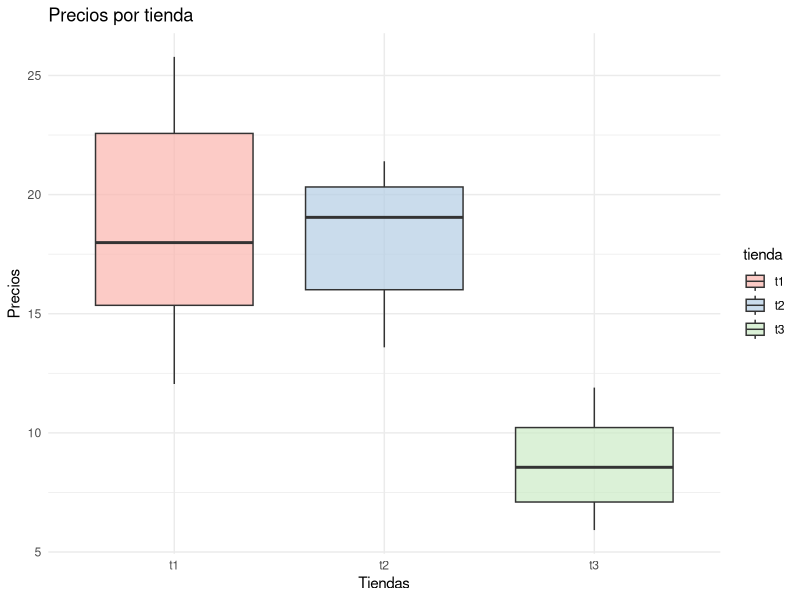
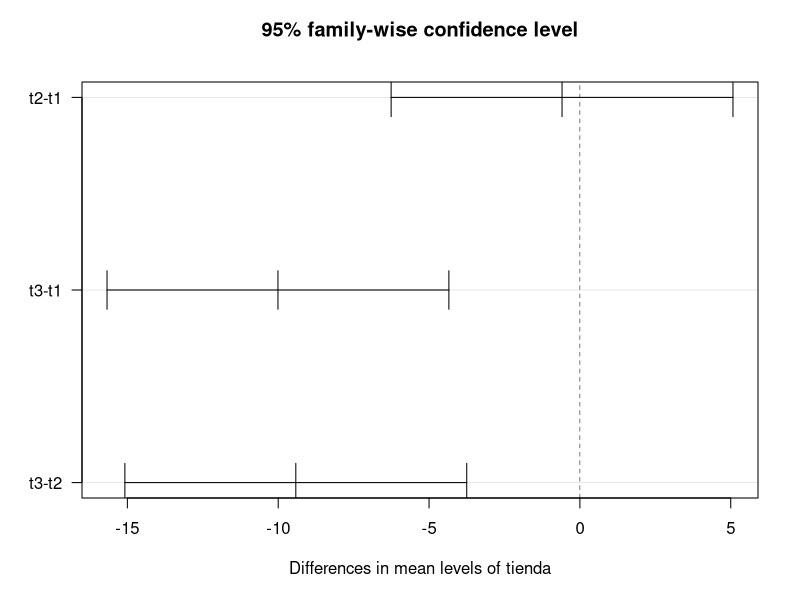

Write the R code that produced these figures, in order.
## ---- chunk 1
knitr::opts_chunk$set(echo = TRUE, comment = NA)

c1 ="#FF7F00"  # naranja - color primario 
c2 ="#034A94"  # azul oscuro - color secundario
c3 ="#0EB0C6"  # azul claro - color terciario
c4 ="#686868"  # gris - color texto
## ---- chunk 2
library(ggplot2)

# Datos de las tiendas
tiendas <- data.frame(
  t1 = c(12.05, 23.94, 14.63, 25.78, 17.52, 18.45),
  t2 = c(15.17, 18.52, 19.57, 21.40, 13.59, 20.57),
  t3 = c(9.48, 6.92, 10.47, 7.63, 11.90, 5.92)
)

# Convertir a formato largo
tiendas_largo <- tidyr::gather(tiendas, tienda, ventas)

# Gráfico de cajas con ggplot2
ggplot(tiendas_largo, aes(x = tienda, y = ventas, fill = tienda)) +
  geom_boxplot(alpha = 0.7) +
  labs(
    title = "Precios por tienda",
    x = "Tiendas",
    y = "Precios"
  ) +
  scale_fill_brewer(palette = "Pastel1") +  # Colores suaves
  theme_minimal()

## ---- chunk 3
summary(tiendas)
## ---- chunk 4
library(tidyr)
tiendasL <- tiendas %>%
  gather(tienda, precio, everything())
# Realizar ANOVA
modelo_anova <- aov(precio ~ tienda, data = tiendasL)
## ---- chunk 5
library(knitr)
library(kableExtra)

# Modelo ANOVA
modelo_anova <- aov(precio ~ tienda, data = tiendasL)

# Resumen del modelo
resumen_anova <- summary(modelo_anova)

# Convertir resumen a tabla
tabla_anova <- resumen_anova$aov
tabla_anova <- as.data.frame(tabla_anova)
rownames(tabla_anova) <- NULL

# Mostrar tabla con kableExtra
kable(tabla_anova, "html") %>%
  kable_styling(full_width = FALSE)

## ---- chunk 6
library(knitr)
library(kableExtra)

# Comparaciones múltiples Tukey
comparaciones <- TukeyHSD(modelo_anova)

# Convertir a tabla
tabla_comparaciones <- as.data.frame(comparaciones$`tienda`)

# Mostrar tabla con kableExtra
kable(tabla_comparaciones, "html") %>%
  kable_styling(full_width = FALSE)

## ---- chunk 7
plot(comparaciones, las=1)
